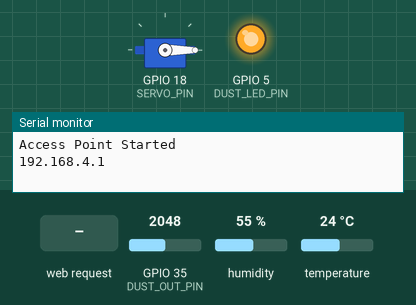
The sketch below on a simulated ESP32. On the bench: servo, output pins drawn as LEDs (lit = HIGH), the last lines printed to the serial monitor. The inputs (shaded band) are chosen by the test bench; at power-on: GPIO 35 (DUST_OUT_PIN) = 2048, humidity 55 %, temperature 24 °C (analog values on the 0–4095 scale).

Above: at 1.2 s.
1.3 s: HTTP request GET /servo?angle=120 received
At 1.8 s:
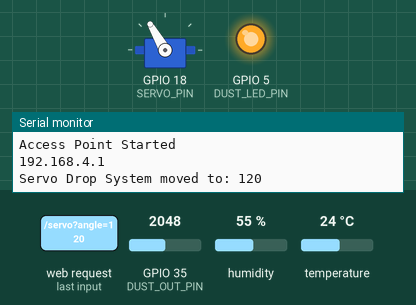
2.8 s: HTTP request GET /data received
At 4.1 s:
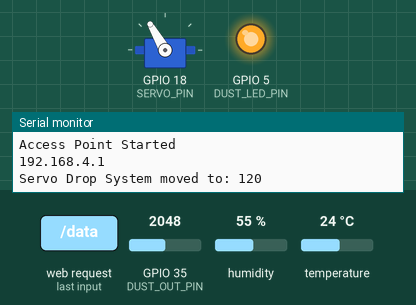
4.4 s: HTTP request GET /servo?angle=1 received
At 5.4 s:
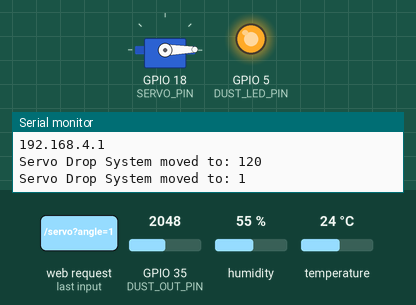
Timing chart, 0 to 7.4 s (numbered marks = the images above; inputs shaded):
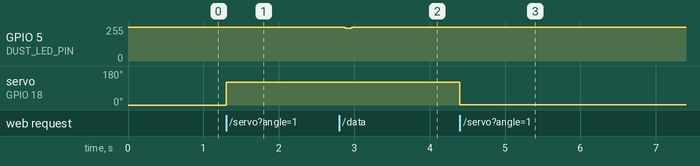

Measured:
- after the input at 1.3 s, servo on GPIO 18 (SERVO_PIN): 0° → 120° at once
- after the input at 2.8 s, GPIO 5 (DUST_LED_PIN): 255/255 → 244/255 after 0.08 s, → 255/255 0.08 s later
- after the input at 4.4 s, servo on GPIO 18 (SERVO_PIN): 120° → 1° at once

The sketch:

monitor_sys.ino
```cpp
#include <WiFi.h>
#include <WebServer.h>
#include <DHT.h>
#include <ESP32Servo.h>

// --- Function Prototypes ---
void handleDataUpdate();
float readDustDensity();

// --- AP Mode Credentials ---
const char* ssid = "Hazard-Tank-AP";
const char* password = "rescueadmin";

// --- Pin Definitions ---
#define DHTPIN 4
#define DHTTYPE DHT11
#define MQ2_PIN 34
#define DUST_LED_PIN 5
#define DUST_OUT_PIN 35
#define SERVO_PIN 18

DHT dht(DHTPIN, DHTTYPE);
WebServer server(80);
Servo myServo;

// --- High-End Futuristic Dashboard ---
const char index_html[] PROGMEM = R"rawliteral(
<!DOCTYPE html>
<html lang="en">
<head>
    <meta charset="UTF-8">
    <meta name="viewport" content="width=device-width, initial-scale=1.0">
    <title>Hazard Monitoring System</title>
    <link href="https://fonts.googleapis.com/css2?family=Share+Tech+Mono&display=swap" rel="stylesheet">
    <style>
        :root { --bg: #0a0b0d; --card: #15191d; --cyan: #00f2ff; --green: #39ff14; --red: #ff003c; --font: #e0e6ed; }
        body { font-family: 'Share Tech Mono', monospace; background: var(--bg); color: var(--font); margin: 0; padding: 20px; display: flex; justify-content: center; }
        .container { width: 100%; max-width: 900px; background: var(--card); border: 1px solid #333; box-shadow: 0 0 20px rgba(0,0,0,0.5); }
        .header { padding: 20px; border-bottom: 2px solid #333; display: flex; justify-content: space-between; color: var(--cyan); }
        .grid { padding: 20px; display: grid; grid-template-columns: repeat(auto-fit, minmax(300px, 1fr)); gap: 20px; }
        .card { background: #1a1f24; border: 1px solid #2a3138; padding: 20px; position: relative; transition: all 0.3s; }
        .value { font-size: 2.5rem; font-weight: bold; margin: 10px 0; }
        .unit { font-size: 1rem; color: #808d9a; }
        .gauge { width: 100%; height: 6px; background: #222; margin-top: 10px; }
        .bar { height: 100%; width: 0%; background: var(--cyan); transition: width 1s ease, background 0.5s; }
        .status { font-size: 0.8rem; text-transform: uppercase; color: var(--green); transition: color 0.5s; display: flex; justify-content: space-between; }

        .trend { font-weight: bold; transition: color 0.3s; }
        .trend.rising { color: #ffeb3b; animation: pulseRising 1s infinite; }
        .trend.falling { color: var(--green); }
        .trend.stable { color: #808d9a; }
        .trend.danger { color: var(--red); animation: pulseDanger 0.5s infinite; }

        @keyframes pulseRising {
            0%, 100% { opacity: 1; text-shadow: 0 0 5px #ffeb3b; }
            50% { opacity: 0.6; text-shadow: 0 0 15px #ffeb3b; }
        }
        @keyframes pulseDanger {
            0%, 100% { opacity: 1; text-shadow: 0 0 10px var(--red); }
            50% { opacity: 0.5; text-shadow: 0 0 25px var(--red); }
        }
        @keyframes shake {
            0%, 100% { transform: translateX(0); }
            25% { transform: translateX(-3px) rotate(-1deg); }
            50% { transform: translateX(3px) rotate(1deg); }
            75% { transform: translateX(-3px) rotate(-1deg); }
        }
        @keyframes dangerGlow {
            0%, 100% { box-shadow: 0 0 15px var(--red), inset 0 0 10px var(--red); border-color: var(--red); background: rgba(255, 0, 60, 0.1); }
            50% { box-shadow: 0 0 35px var(--red), inset 0 0 25px var(--red); border-color: #ff4d4d; background: rgba(255, 0, 60, 0.2); }
        }
        .card.danger { animation: dangerGlow 1s infinite, shake 0.4s infinite; z-index: 10; transform-origin: center; }

        @keyframes flashRed {
            0% { box-shadow: inset 0 0 0px var(--red); }
            50% { box-shadow: inset 0 0 80px var(--red); }
            100% { box-shadow: inset 0 0 0px var(--red); }
        }
        .alert-active { animation: flashRed 1s infinite; }
        .control-panel { background: #1a1f24; border: 1px solid #2a3138; padding: 20px; margin-top: 20px; border-radius: 5px; }
        .btn { background: var(--red); color: #fff; border: none; padding: 10px 20px; font-family: 'Share Tech Mono', monospace; cursor: pointer; font-weight: bold; transition: 0.3s; font-size: 1rem; border-radius: 3px; }
        .btn:hover { background: #ff4d4d; box-shadow: 0 0 15px var(--red); }
        input[type=range] { accent-color: var(--cyan); cursor: pointer; }
    </style>
</head>
<body>
    <div class="container">
        <div class="header">
            <div>SYSTEM STATUS: <span id="main-status">NOMINAL</span></div>
            <div style="font-size: 0.8rem;">DISASTER RESPONSE HUB V3.0</div>
        </div>
        <div class="grid">
            <div class="card" id="card-temp">
                <div class="status">Temperature <span class="trend" id="t-temp">STABLE</span></div>
                <div class="value" id="v-temp">--<span class="unit">°C</span></div>
                <div class="gauge"><div class="bar" id="b-temp"></div></div>
            </div>
            <div class="card" id="card-hum">
                <div class="status">Humidity <span class="trend" id="t-hum">STABLE</span></div>
                <div class="value" id="v-hum">--<span class="unit">%</span></div>
                <div class="gauge"><div class="bar" id="b-hum"></div></div>
            </div>
            <div class="card" id="card-gas">
                <div class="status">Toxic Gas Load <span class="trend" id="t-gas">STABLE</span></div>
                <div class="value" id="v-gas">--<span class="unit">raw</span></div>
                <div class="gauge"><div class="bar" id="b-gas"></div></div>
            </div>
            <div class="card" id="card-dust">
                <div class="status">Dust Density <span class="trend" id="t-dust">STABLE</span></div>
                <div class="value" id="v-dust">--<span class="unit">mg/m³</span></div>
                <div class="gauge"><div class="bar" id="b-dust"></div></div>
                <div style="font-size: 0.7rem; color: #555; margin-top: 5px;">ADC Signal: <span id="v-raw">0</span></div>
            </div>
        </div>
        <div class="control-panel">
            <div style="margin-bottom: 15px; color: var(--cyan); font-weight: bold;">SERVO DEPLOYMENT SYSTEM</div>
            <input type="range" id="servoSlider" min="0" max="180" value="0" style="width: 100%;">
            <div style="display: flex; justify-content: space-between; margin-top: 10px; align-items: center;">
                <span>Current Angle: <span id="servoAngle" style="color: var(--cyan); font-size: 1.2rem; font-weight: bold;">0</span>&deg;</span>
                <button id="dropBtn" class="btn">DROP DOWN</button>
            </div>
        </div>
    </div>
    <script>
        let prevData = null;
        setInterval(() => {
            fetch('/data').then(res => res.json()).then(data => {
                if (!prevData) prevData = data;

                const updateCard = (id, val, max, unit, isDanger, prevVal, customStatus = null) => {
                    document.getElementById('v-' + id).innerHTML = val + '<span class="unit">' + unit + '</span>';
                    document.getElementById('b-' + id).style.width = Math.min(100, (val / max * 100)) + '%';

                    const cardEl = document.getElementById('card-' + id);
                    const trendEl = document.getElementById('t-' + id);
                    const barEl = document.getElementById('b-' + id);

                    let trendStr = 'STABLE';
                    let trendClass = 'stable';

                    if (isDanger) {
                        trendStr = customStatus ? customStatus : 'DANGER CRITICAL!';
                        trendClass = 'danger';
                        cardEl.classList.add('danger');
                        barEl.style.background = 'var(--red)';
                    } else {
                        cardEl.classList.remove('danger');
                        barEl.style.background = 'var(--cyan)';
                        if (customStatus) {
                            trendStr = customStatus;
                            trendClass = (val > prevVal) ? 'rising' : ((val < prevVal) ? 'falling' : 'stable');
                        } else if (val > prevVal) {
                            trendStr = 'RISING ▲';
                            trendClass = 'rising';
                        } else if (val < prevVal) {
                            trendStr = 'FALLING ▼';
                            trendClass = 'falling';
                        } else {
                            trendStr = 'STABLE ⬌';
                            trendClass = 'stable';
                        }
                    }

                    trendEl.innerText = trendStr;
                    trendEl.className = 'trend ' + trendClass;
                    return isDanger;
                };

                let tempRisingFast = (data.temp - prevData.temp) > 5;
                let isAlertTemp = data.temp > 45 || tempRisingFast || (data.temp > 40 && tempRisingFast);
                let isAlertHum = data.hum < 25 || data.hum > 80;
                let isAlertGas = data.gas >= 600;
                let isAlertDust = data.dust >= 0.4;

                let tempStatus = null;
                if (data.temp > 40 && tempRisingFast) tempStatus = "STRONG FIRE DETECTION";
                else if (data.temp > 45) tempStatus = "FIRE ALERT";
                else if (tempRisingFast) tempStatus = "RAPID HEAT ALERT 🔥";

                let humStatus = null;
                if (isAlertHum) humStatus = "ENVIRONMENT ALERT";

                let gasStatus = "clean air (varies!)";
                if (data.gas >= 900) gasStatus = "very high concentration";
                else if (data.gas >= 600) gasStatus = "significant gas/smoke";
                else if (data.gas >= 300) gasStatus = "slight gas presence";

                updateCard('temp', data.temp, 50, '°C', isAlertTemp, prevData.temp, tempStatus);
                updateCard('hum', data.hum, 100, '%', isAlertHum, prevData.hum, humStatus);
                updateCard('gas', data.gas, 4095, 'raw', isAlertGas, prevData.gas, gasStatus);
                updateCard('dust', data.dust, 0.5, 'mg/m³', isAlertDust, prevData.dust);

                document.getElementById('v-raw').innerText = data.raw;

                let alertMsg = [];
                if (tempStatus) alertMsg.push(tempStatus);
                if (humStatus) alertMsg.push(humStatus);
                if (data.gas >= 900) alertMsg.push("GAS: VERY HIGH");
                else if (data.gas >= 600) alertMsg.push("GAS: SIGNIFICANT");
                if (isAlertDust) alertMsg.push("HIGH DUST");

                let isAlert = alertMsg.length > 0;

                const statusEl = document.getElementById('main-status');
                if (isAlert) {
                    statusEl.innerText = 'CRITICAL ALERT (' + alertMsg.join(', ') + ')';
                    statusEl.style.color = 'var(--red)';
                    document.body.classList.add('alert-active');
                } else {
                    statusEl.innerText = 'NOMINAL';
                    statusEl.style.color = 'var(--cyan)';
                    document.body.classList.remove('alert-active');
                }

                prevData = data;
            });
        }, 1500);

        const servoSlider = document.getElementById('servoSlider');
        const servoAngleText = document.getElementById('servoAngle');
        const dropBtn = document.getElementById('dropBtn');

        // Throttle function to prevent overwhelming the ESP32
        let servoTimeout = null;
        servoSlider.addEventListener('input', (e) => {
            let angle = e.target.value;
            servoAngleText.innerText = angle;

            if (servoTimeout) clearTimeout(servoTimeout);
            servoTimeout = setTimeout(() => {
                fetch('/servo?angle=' + angle);
            }, 50); // Send update at most every 50ms for smooth movement
        });

        dropBtn.addEventListener('click', () => {
            let angle = 180;
            servoSlider.value = angle;
            servoAngleText.innerText = angle;
            fetch('/servo?angle=' + angle);
        });
    </script>
</body>
</html>
)rawliteral";

void setup() {
  Serial.begin(115200);

  // ADC Calibration for Dust and Gas
  analogReadResolution(12);
  analogSetAttenuation(ADC_11db);

  dht.begin();
  pinMode(DUST_LED_PIN, OUTPUT);
  digitalWrite(DUST_LED_PIN, HIGH); // Default OFF for Sharp Sensor
  pinMode(MQ2_PIN, INPUT);

  // Servo Initialization
  ESP32PWM::allocateTimer(0);
  ESP32PWM::allocateTimer(1);
  ESP32PWM::allocateTimer(2);
  ESP32PWM::allocateTimer(3);
  myServo.setPeriodHertz(50); // Standard 50Hz servo
  myServo.attach(SERVO_PIN, 500, 2400); // Standard min/max pulse width for MG90S
  myServo.write(0); // Start at 0 degrees

  WiFi.softAP(ssid, password);
  Serial.println("Access Point Started");
  Serial.println(WiFi.softAPIP());

  server.on("/", HTTP_GET, []() {
    server.send(200, "text/html", index_html);
  });

  server.on("/data", HTTP_GET, handleDataUpdate);

  server.on("/servo", HTTP_GET, []() {
    if (server.hasArg("angle")) {
      int angle = server.arg("angle").toInt();
      if (angle >= 0 && angle <= 180) {
        myServo.write(angle);
        Serial.print("Servo Drop System moved to: ");
        Serial.println(angle);
      }
    }
    server.send(200, "text/plain", "OK");
  });

  server.begin();
}

void loop() {
  server.handleClient();
}

// Separate function for the tricky Dust Sensor timing
float readDustDensity(int &rawVal) {
  float totalVo = 0;
  int iterations = 10;

  for (int i = 0; i < iterations; i++) {
    digitalWrite(DUST_LED_PIN, LOW); // LED ON
    delayMicroseconds(280);
    int vo = analogRead(DUST_OUT_PIN);
    delayMicroseconds(40);
    digitalWrite(DUST_LED_PIN, HIGH); // LED OFF
    delayMicroseconds(9680);
    totalVo += vo;
  }

  rawVal = totalVo / iterations;
  float voltage = rawVal * (3.3 / 4095.0);

  // Linear Equation: Change 0.1 to 0.0 if reading is always 0.00
  float density = 0.17 * voltage - 0.1;
  if (density < 0) density = 0;
  return density;
}

void handleDataUpdate() {
  float t = dht.readTemperature();
  float h = dht.readHumidity();
  if (isnan(t)) t = 0.0;
  if (isnan(h)) h = 0.0;

  int gas_raw = analogRead(MQ2_PIN);

  int rawADC = 0;
  float d = readDustDensity(rawADC);

  String json = "{";
  json += "\"temp\":" + String(t, 1) + ",";
  json += "\"hum\":" + String(h, 1) + ",";
  json += "\"gas\":" + String(gas_raw) + ",";
  json += "\"dust\":" + String(d, 3) + ",";
  json += "\"raw\":" + String(rawADC);
  json += "}";

  server.send(200, "application/json", json);
}
```
